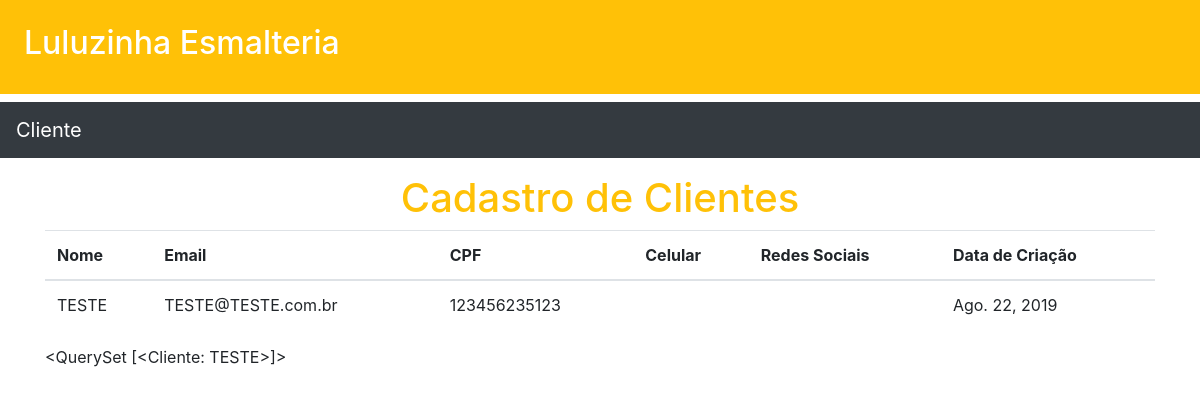
The page /clientes/ on the database as committed earlier.
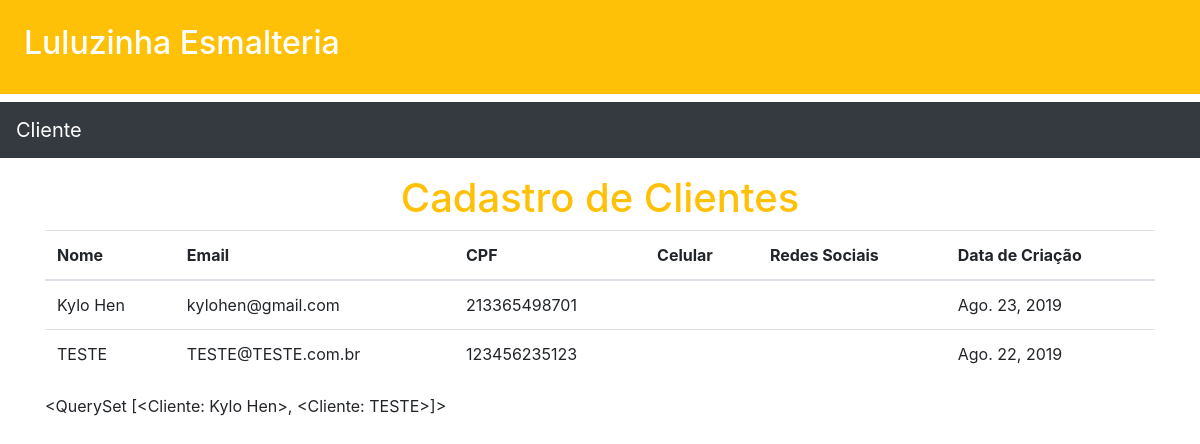
The same page on the database as committed later.
### clientes/models.py (models this page shows)
class Cliente(models.Model):
    nome = models.CharField(max_length=250)
    email = models.EmailField()
    cpf = models.CharField(max_length=14,unique=True)
    celular = models.CharField(max_length=15)
    redes = models.CharField(max_length=80)
    data_criacao = models.DateField(auto_now_add=True)
    def __str__(self):
        return self.nome

### clientes/views.py (the view)
# urls.py: path('',lista_de_clientes,name='lista_de_clientes'),
def lista_de_clientes(request):
    clientes = Cliente.objects.all().order_by('-id')
    return render(request,"clientes/lista_de_clientes.html",{'clientes':clientes})

### core/templates/clientes/lista_de_clientes.html (shortened to what this page needs)
{% extends 'base2.html' %}
{% block content %}
<div class="container">
<div class="text-center">
<h1 class="text-warning">Cadastro de Clientes</h1>
</div>
<table class="table table-head">
    <thead>
        <tr>
            <th>Nome</th>
            <th>Email</th>
            <th>CPF</th>
            <th>Celular</th>
            <th>Redes Sociais</th>
            <th>Data de Criação</th>
        </tr>
    </thead>
    <tbody>
        {% for cliente in clientes %}
        <tr>
            <td>{{ cliente.nome }}</td>
            <td>{{ cliente.email }}</td>
            <td>{{ cliente.cpf }}</td>
            <td>{{ cliente.celular }}</td>
            <td>{{ cliente.redes }}</td>
            <td>{{ cliente.data_criacao }}</td>
        </tr>
        {% endfor %}
    </tbody>
</table>
{{ clientes }}
</div>
{% endblock content %}

### core/templates/base2.html (shortened to what this page needs)
<!DOCTYPE html>
{% load staticfiles %}
<html lang="en">
<head>
    <link rel="stylesheet" href="{% static 'css/bootstrap.min.css' %}">
</head>
<body>
    <div class="p-4 mb-2 bg-warning text-white"><h2>Luluzinha Esmalteria</h2></div>
    <nav class="navbar navbar-expand-sm navbar-dark bg-dark mb-3">
       <a class="navbar-brand text-white">Cliente</a>
    </nav>
    {% block content %}
    {% endblock content %}
</body>
</html>

Rows that differ between the two databases and show on the page:
added Cliente: nome "Kylo Hen", email "kylohen@gmail.com", cpf "213365498701", data_criacao "Ago. 23, 2019", nome.nome "<QuerySet [<Cliente: Kylo Hen>, <Cliente: TESTE>]>"
Other text that changed with them:
{{ clientes }}: "<QuerySet [<Cliente: TESTE>]>" → "<QuerySet [<Cliente: Kylo Hen>, <Cliente: TESTE>]>"
